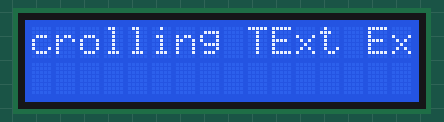
Bench run of a sketch on a simulated ESP32. Shown: 16×2 character LCD. What the sketch prints to the serial monitor is not drawn.

Above: at 0.1 s.
At 4.6 s:
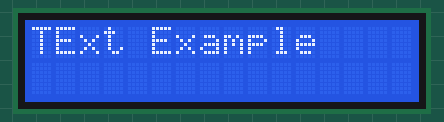
At 9.6 s:
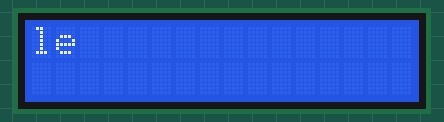
At 19.6 s:
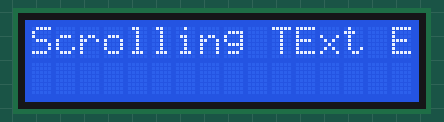
At 29.1 s:
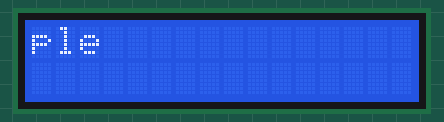
At 39.1 s:
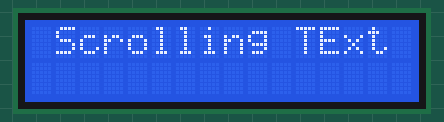

Measured:
- what the display in image 1 shows lasts 0.5 s, from 4.6 s to 5.1 s

The sketch:

esp32-lcd.ino
```cpp
//www.diyusthad.com
#include <LiquidCrystal.h>

const int rs = 12;
const int en = 11;
const int d4 = 5;
const int d5 = 4;
const int d6 = 3;
const int d7 = 2;
LiquidCrystal lcd(rs, en, d4, d5, d6, d7);
void setup() {
  lcd.begin(16, 2);
  Serial.begin(9600);
  Serial.println("Done setup");
  lcd.print("Scrolling TExt Example");
}

void loop() {
  lcd.scrollDisplayLeft();
  delay(500);
}

/*
String Hello="Hello World!";

void loop() {
  lcd.clear(); //d
  delay(4000);//
  lcd.blink();
  lcd.setCursor(0, 0);
  delay(6000); //2000

  for(int i=0;i<Hello.length();i++){
    lcd.print(Hello.charAt(i));
    delay(400);
  }
  delay(6000);//2000
  lcd.noBlink();
  delay(3000);
  lcd.clear();
}
*/
```
